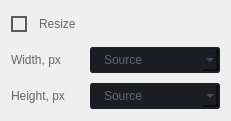
               <widget class="QWidget" name="layoutWidget_5">
                <property name="geometry">
                 <rect>
                  <x>40</x>
                  <y>140</y>
                  <width>231</width>
                  <height>121</height>
                 </rect>
                </property>
                <layout class="QHBoxLayout" name="horizontalLayout_11">
                 <item>
                  <layout class="QVBoxLayout" name="verticalLayout_15">
                   <property name="spacing">
                    <number>10</number>
                   </property>
                   <item>
                    <widget class="QCheckBox" name="checkBox_2">
                     <property name="enabled">
                      <bool>true</bool>
                     </property>
                     <property name="sizePolicy">
                      <sizepolicy hsizetype="Expanding" vsizetype="Fixed">
                       <horstretch>0</horstretch>
                       <verstretch>0</verstretch>
                      </sizepolicy>
                     </property>
                     <property name="minimumSize">
                      <size>
                       <width>0</width>
                       <height>26</height>
                      </size>
                     </property>
                     <property name="maximumSize">
                      <size>
                       <width>130</width>
                       <height>26</height>
                      </size>
                     </property>
                     <property name="styleSheet">
                      <string notr="true">/*QCheckBox{
	color: rgb(98, 103, 111);
}*/


QCheckBox {
	spacing: 12px;
	color: rgb(98, 103, 111);
	background-color: transparent;
}
QCheckBox::indicator {
	border: 2px solid #5A5A5A;
    background: none;
	width: 12px;
    height: 12px;
}
QCheckBox::indicator:checked {
	image: url(:/16x16/icons/16x16/cil-check-alt.png);
	border: 2px solid #5A5A5A;
    background: none;
	width: 12px;
    height: 12px;
}</string>
                     </property>
                     <property name="locale">
                      <locale language="English" country="UnitedStates"/>
                     </property>
                     <property name="text">
                      <string>Resize</string>
                     </property>
                     <property name="checked">
                      <bool>false</bool>
                     </property>
                     <property name="tristate">
                      <bool>false</bool>
                     </property>
                    </widget>
                   </item>
                   <item>
                    <widget class="QLabel" name="label_credits_28">
                     <property name="minimumSize">
                      <size>
                       <width>0</width>
                       <height>26</height>
                      </size>
                     </property>
                     <property name="maximumSize">
                      <size>
                       <width>70</width>
                       <height>26</height>
                      </size>
                     </property>
                     <property name="styleSheet">
                      <string notr="true">color: rgb(98, 103, 111);</string>
                     </property>
                     <property name="text">
                      <string>Width, px</string>
                     </property>
                    </widget>
                   </item>
                   <item>
                    <widget class="QLabel" name="label_credits_2">
                     <property name="minimumSize">
                      <size>
                       <width>0</width>
                       <height>26</height>
                      </size>
                     </property>
                     <property name="maximumSize">
                      <size>
                       <width>70</width>
                       <height>26</height>
                      </size>
                     </property>
                     <property name="styleSheet">
                      <string notr="true">color: rgb(98, 103, 111);</string>
                     </property>
                     <property name="text">
                      <string>Height, px</string>
                     </property>
                    </widget>
                   </item>
                   <item>
                    <spacer name="verticalSpacer_13">
                     <property name="orientation">
                      <enum>Qt::Vertical</enum>
                     </property>
                     <property name="sizeHint" stdset="0">
                      <size>
                       <width>20</width>
                       <height>40</height>
                      </size>
                     </property>
                    </spacer>
                   </item>
                  </layout>
                 </item>
                 <item>
                  <layout class="QVBoxLayout" name="verticalLayout_16">
                   <property name="spacing">
                    <number>10</number>
                   </property>
                   <item>
                    <widget class="QLabel" name="label_credits_27">
                     <property name="minimumSize">
                      <size>
                       <width>0</width>
                       <height>26</height>
                      </size>
                     </property>
                     <property name="maximumSize">
                      <size>
                       <width>16777215</width>
                       <height>26</height>
                      </size>
                     </property>
                     <property name="styleSheet">
                      <string notr="true">color: rgb(98, 103, 111);</string>
                     </property>
                     <property name="text">
                      <string/>
                     </property>
                    </widget>
                   </item>
                   <item>
                    <widget class="QComboBox" name="comboBox_width">
                     <property name="enabled">
                      <bool>false</bool>
                     </property>
                     <property name="minimumSize">
                      <size>
                       <width>130</width>
                       <height>26</height>
                      </size>
                     </property>
                     <property name="maximumSize">
                      <size>
                       <width>130</width>
                       <height>26</height>
                      </size>
                     </property>
                     <property name="autoFillBackground">
                      <bool>false</bool>
                     </property>
                     <property name="styleSheet">
                      <string notr="true">QComboBox{
	color: rgb(210, 210, 210);
	background-color: rgb(27, 29, 35);
	border-radius: 3px;
	border: 2px solid rgb(27, 29, 35);
	padding: 3px;
	padding-left: 10px;
}
QComboBox:disabled{
	color: rgb(98, 103, 111);
	background-color: rgb(27, 29, 35);
	border-radius: 3px;
	border: 2px solid rgb(27, 29, 35);
	padding: 3px;
	padding-left: 10px;
}
QComboBox:hover{
	border: 2px solid rgb(64, 71, 88);
}
QComboBox::drop-down {
	subcontrol-origin: padding;
	subcontrol-position: top right;
	width: 25px; 
	border-left-width: 3px;
	border-left-color: rgba(39, 44, 54, 150);
	border-left-style: solid;
	border-top-right-radius: 3px;
	border-bottom-right-radius: 3px;	
	background-image: url(:/16x16/icons/16x16/cil-arrow-bottom.png);
	background-position: center;
	background-repeat: no-reperat;
 }
QComboBox QAbstractItemView {
	color: rgb(85, 170, 255);	
	background-color: rgb(27, 29, 35);
	padding: 10px;
	selection-background-color: rgb(39, 44, 54);
}</string>
                     </property>
                     <property name="inputMethodHints">
                      <set>Qt::ImhDigitsOnly</set>
                     </property>
                     <property name="editable">
                      <bool>true</bool>
                     </property>
                     <property name="currentText">
                      <string>Source</string>
                     </property>
                     <property name="currentIndex">
                      <number>0</number>
                     </property>
                     <property name="maxCount">
                      <number>20</number>
                     </property>
                     <property name="iconSize">
                      <size>
                       <width>16</width>
                       <height>16</height>
                      </size>
                     </property>
                     <property name="placeholderText">
                      <string notr="true"/>
                     </property>
                     <property name="frame">
                      <bool>true</bool>
                     </property>
                     <item>
                      <property name="text">
                       <string>Source</string>
                      </property>
                     </item>
                    </widget>
                   </item>
                   <item>
                    <widget class="QComboBox" name="comboBox_height">
                     <property name="enabled">
                      <bool>false</bool>
                     </property>
                     <property name="minimumSize">
                      <size>
                       <width>130</width>
                       <height>26</height>
                      </size>
                     </property>
                     <property name="maximumSize">
                      <size>
                       <width>130</width>
                       <height>26</height>
                      </size>
                     </property>
                     <property name="autoFillBackground">
                      <bool>false</bool>
                     </property>
                     <property name="styleSheet">
                      <string notr="true">QComboBox{
	color: rgb(210, 210, 210);
	background-color: rgb(27, 29, 35);
	border-radius: 3px;
	border: 2px solid rgb(27, 29, 35);
	padding: 3px;
	padding-left: 10px;
}
QComboBox:disabled{
	color: rgb(98, 103, 111);
	background-color: rgb(27, 29, 35);
	border-radius: 3px;
	border: 2px solid rgb(27, 29, 35);
	padding: 3px;
	padding-left: 10px;
}
QComboBox:hover{
	border: 2px solid rgb(64, 71, 88);
}
QComboBox::drop-down {
	subcontrol-origin: padding;
	subcontrol-position: top right;
	width: 25px; 
	border-left-width: 3px;
	border-left-color: rgba(39, 44, 54, 150);
	border-left-style: solid;
	border-top-right-radius: 3px;
	border-bottom-right-radius: 3px;	
	background-image: url(:/16x16/icons/16x16/cil-arrow-bottom.png);
	background-position: center;
	background-repeat: no-reperat;
 }
QComboBox QAbstractItemView {
	color: rgb(85, 170, 255);	
	background-color: rgb(27, 29, 35);
	padding: 10px;
	selection-background-color: rgb(39, 44, 54);
}</string>
                     </property>
                     <property name="inputMethodHints">
                      <set>Qt::ImhDigitsOnly</set>
                     </property>
                     <property name="editable">
                      <bool>true</bool>
                     </property>
                     <property name="currentText">
                      <string>Source</string>
                     </property>
                     <property name="currentIndex">
                      <number>0</number>
                     </property>
                     <property name="maxCount">
                      <number>20</number>
                     </property>
                     <property name="iconSize">
                      <size>
                       <width>16</width>
                       <height>16</height>
                      </size>
                     </property>
                     <property name="placeholderText">
                      <string notr="true"/>
                     </property>
                     <property name="frame">
                      <bool>true</bool>
                     </property>
                     <item>
                      <property name="text">
                       <string>Source</string>
                      </property>
                     </item>
                    </widget>
                   </item>
                   <item>
                    <spacer name="verticalSpacer_12">
                     <property name="orientation">
                      <enum>Qt::Vertical</enum>
                     </property>
                     <property name="sizeHint" stdset="0">
                      <size>
                       <width>20</width>
                       <height>40</height>
                      </size>
                     </property>
                    </spacer>
                   </item>
                  </layout>
                 </item>
                </layout>
               </widget>
